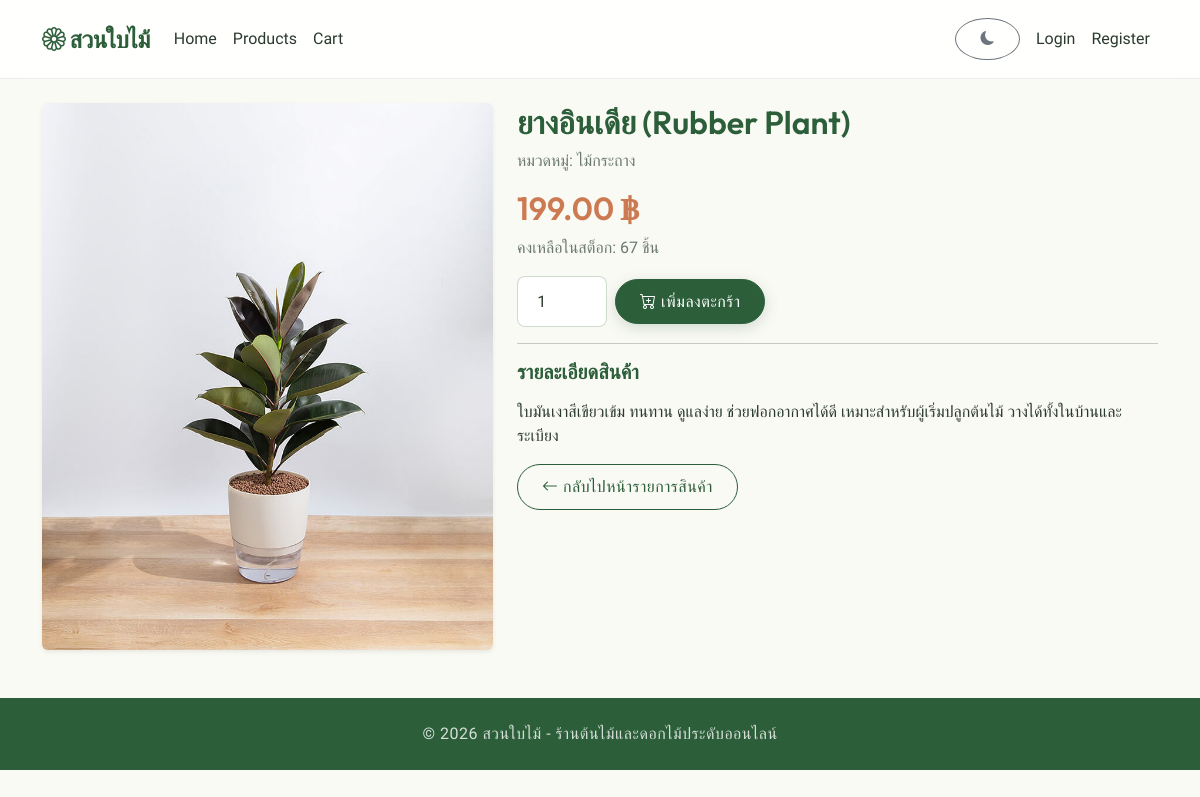
Screenshot of /products/2/ with the database file from the repository.
### products/models.py (models this page shows, shortened)
class Product(models.Model):
    name = models.CharField('ชื่อสินค้า', max_length=200)
    category = models.ForeignKey(
        Category, verbose_name='หมวดหมู่', on_delete=models.SET_NULL,
        null=True, blank=True, related_name='products'
    )
    description = models.TextField('รายละเอียดสินค้า', blank=True)
    price = models.DecimalField('ราคา', max_digits=10, decimal_places=2, validators=[MinValueValidator(Decimal("0.01"))])
    stock = models.PositiveIntegerField('จำนวนคงเหลือ', default=0)
    image = models.ImageField('รูปสินค้า', upload_to='products/', blank=True, null=True)
    created_at = models.DateTimeField('วันที่เพิ่มสินค้า', auto_now_add=True)
    class Meta:
        verbose_name = 'สินค้า'
        verbose_name_plural = 'สินค้า'
        ordering = ['-created_at']
    @property
    def is_out_of_stock(self):
        return self.stock == 0

class Category(models.Model):
    name = models.CharField('ชื่อหมวดหมู่', max_length=100, unique=True)
    class Meta:
        verbose_name = 'หมวดหมู่สินค้า'
        verbose_name_plural = 'หมวดหมู่สินค้า'
        ordering = ['name']

### products/views.py (the view)
# urls.py: path('products/<int:pk>/', views.product_detail_view, name='product_detail'),
def product_detail_view(request, pk):
    product = get_object_or_404(Product, pk=pk)
    return render(request, 'products/product_detail.html', {'product': product})

### cart/cart.py (called while the page is built, shortened)
    def __iter__(self):
        product_ids = list(self.cart.keys())
        products = Product.objects.filter(id__in=product_ids)
        products_map = {str(p.id): p for p in products}
        missing_ids = set(product_ids) - set(products_map.keys())
        if missing_ids:
            for product_id in missing_ids:
                self.cart.pop(product_id, None)
            self.save()

    def __len__(self):
        return sum(item["quantity"] for item in self)

### cart/context_processors.py (called while the page is built)
def cart_summary(request):
    cart = Cart(request)
    return {'cart_count': len(cart)}

### products/templates/products/product_detail.html (shortened to what this page needs)
{% extends 'base.html' %}
{% block content %}
<div class="row">
    <div class="col-md-5">
        {% if product.image %}
        <img src="{{ product.image.url }}" class="img-fluid rounded shadow-sm" alt="{{ product.name }}">
        {% else %}
        <div class="bg-light d-flex align-items-center justify-content-center rounded" style="height: 320px;">
            <i class="bi bi-flower2 text-muted" style="font-size: 5rem;"></i>
        </div>
        {% endif %}
    </div>
    <div class="col-md-7">
        <h2>{{ product.name }}</h2>
        <p class="text-muted">หมวดหมู่: {{ product.category.name|default:"ไม่ระบุ" }}</p>
        <h3 class="price-tag fs-2">{{ product.price }} ฿</h3>
        {% if product.is_out_of_stock %}
        <p class="out-of-stock"><i class="bi bi-x-circle"></i> สินค้าหมด</p>
        {% else %}
        <p class="text-muted">คงเหลือในสต็อก: {{ product.stock }} ชิ้น</p>
        <form method="post" action="{% url 'cart:add' product.pk %}" class="row g-2 align-items-center mb-3" style="max-width: 300px;">
            <div class="col-auto">
                <input type="number" name="quantity" value="1" min="1" max="{{ product.stock }}" class="form-control" style="width: 90px;">
            </div>
            <div class="col-auto">
                <button type="submit" class="btn btn-primary"><i class="bi bi-cart-plus"></i> เพิ่มลงตะกร้า</button>
            </div>
        </form>
        {% endif %}
        <hr>
        <h5>รายละเอียดสินค้า</h5>
        <p>{{ product.description|linebreaks|default:"ไม่มีรายละเอียดเพิ่มเติม" }}</p>
        <a href="{% url 'products:product_list' %}" class="btn btn-outline-primary">
            <i class="bi bi-arrow-left"></i> กลับไปหน้ารายการสินค้า
        </a>
    </div>
</div>
{% endblock %}

### static/css/style.css (style rules this page uses)
:root { --primary: #2C5E3A; --primary-light: #3d7e4f; --secondary: #8CA790; --accent: #CC7A52; --bg-color: #FAFAF5; --text-main: #2b3a2f; --text-muted: #6b7a6f; --white: #ffffff; --shadow-soft: 0 10px 30px rgba(44, 94, 58, 0.08); --shadow-hover: 0 20px 40px rgba(44, 94, 58, 0.15); --navbar-bg: rgba(255, 255, 255, 0.85); --navbar-border: rgba(44, 94, 58, 0.1); --radius-sm: 8px; --radius-md: 16px; --radius-lg: 24px; --radius-pill: 50px; --transition: all 0.3s cubic-bezier(0.25, 0.8, 0.25, 1); --bs-body-color: var(--text-main); --bs-body-bg: var(--bg-color); }
body { background-color: var(--bg-color); color: var(--text-main); font-family: 'Prompt', 'Outfit', sans-serif; -webkit-font-smoothing: antialiased; }
.text-muted, .form-text { color: var(--text-muted) !important; }
h1, h2, h3, h4, h5, h6, .navbar-brand { font-family: 'Outfit', 'Prompt', sans-serif; font-weight: 600; color: var(--primary); }
.btn { border-radius: var(--radius-pill); padding: 0.6rem 1.5rem; font-weight: 500; transition: var(--transition); letter-spacing: 0.5px; }
.btn-primary { background-color: var(--primary); border-color: var(--primary); color: var(--white); box-shadow: 0 4px 15px rgba(44, 94, 58, 0.2); }
.btn-outline-primary { color: var(--primary); border-color: var(--primary); }
.price-tag { color: var(--accent); font-size: 1.3rem; font-weight: 600; font-family: 'Outfit', sans-serif; }
.form-control, .form-select { border-radius: var(--radius-sm); padding: 0.8rem 1.2rem; border: 1px solid rgba(44, 94, 58, 0.2); background-color: var(--white); color: var(--text-main); transition: var(--transition); }

### rows the page displays
Product: image (picture), name "ยางอินเดีย (Rubber Plant)", category.name "ไม้กระถาง", price "199.00", stock "67", description "ใบมันเงาสีเขียวเข้ม ทนทาน ดูแลง่าย ช่วยฟอกอากาศได้ดี เหมาะสำหรับผู้เริ่มปลูกต้นไม้ วางได้ทั้งในบ้านและระเบียง"
